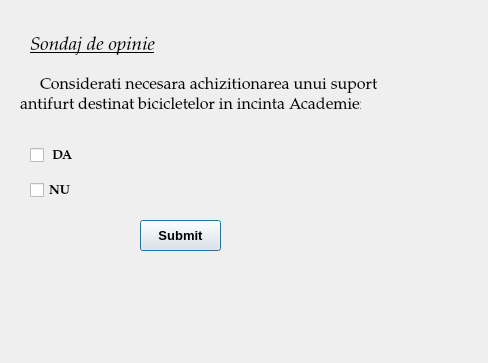
<?xml version="1.0" encoding="UTF-8"?>
<ui version="4.0">
 <class>Sondaj</class>
 <widget class="QDialog" name="Sondaj">
  <property name="geometry">
   <rect>
    <x>0</x>
    <y>0</y>
    <width>488</width>
    <height>363</height>
   </rect>
  </property>
  <property name="windowTitle">
   <string>Dialog</string>
  </property>
  <widget class="QCheckBox" name="checkBox_2">
   <property name="geometry">
    <rect>
     <x>30</x>
     <y>180</y>
     <width>81</width>
     <height>21</height>
    </rect>
   </property>
   <property name="font">
    <font>
     <family>Palatino Linotype</family>
     <pointsize>10</pointsize>
     <weight>75</weight>
     <bold>true</bold>
    </font>
   </property>
   <property name="text">
    <string>NU</string>
   </property>
  </widget>
  <widget class="QLabel" name="label">
   <property name="geometry">
    <rect>
     <x>30</x>
     <y>30</y>
     <width>141</width>
     <height>31</height>
    </rect>
   </property>
   <property name="font">
    <font>
     <family>Palatino Linotype</family>
     <pointsize>14</pointsize>
     <italic>true</italic>
     <underline>true</underline>
    </font>
   </property>
   <property name="text">
    <string>Sondaj de opinie</string>
   </property>
  </widget>
  <widget class="QPushButton" name="pushButtonSubmit">
   <property name="geometry">
    <rect>
     <x>140</x>
     <y>220</y>
     <width>81</width>
     <height>31</height>
    </rect>
   </property>
   <property name="font">
    <font>
     <pointsize>10</pointsize>
     <weight>75</weight>
     <bold>true</bold>
    </font>
   </property>
   <property name="text">
    <string>Submit</string>
   </property>
  </widget>
  <widget class="QLabel" name="label_3">
   <property name="geometry">
    <rect>
     <x>20</x>
     <y>90</y>
     <width>341</width>
     <height>31</height>
    </rect>
   </property>
   <property name="font">
    <font>
     <family>Palatino Linotype</family>
     <pointsize>12</pointsize>
     <weight>50</weight>
     <bold>false</bold>
    </font>
   </property>
   <property name="text">
    <string>antifurt destinat bicicletelor in incinta Academiei?</string>
   </property>
  </widget>
  <widget class="QLabel" name="label_2">
   <property name="geometry">
    <rect>
     <x>40</x>
     <y>70</y>
     <width>341</width>
     <height>31</height>
    </rect>
   </property>
   <property name="font">
    <font>
     <family>Palatino Linotype</family>
     <pointsize>12</pointsize>
     <weight>50</weight>
     <bold>false</bold>
    </font>
   </property>
   <property name="text">
    <string>Considerati necesara achizitionarea unui suport</string>
   </property>
  </widget>
  <widget class="QCheckBox" name="checkBox">
   <property name="geometry">
    <rect>
     <x>30</x>
     <y>145</y>
     <width>81</width>
     <height>21</height>
    </rect>
   </property>
   <property name="font">
    <font>
     <family>Palatino Linotype</family>
     <pointsize>10</pointsize>
     <weight>75</weight>
     <bold>true</bold>
    </font>
   </property>
   <property name="text">
    <string> DA</string>
   </property>
  </widget>
 </widget>
 <resources/>
 <connections/>
</ui>
